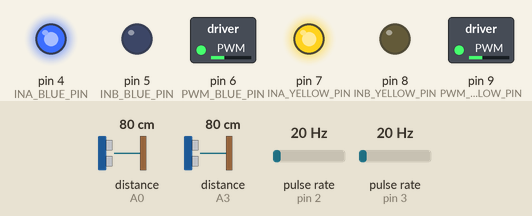
A sketch run on a simulated Arduino Uno, built with avr-gcc and run on an emulated ATmega328P. Parts: switched loads named in the sketch (green lamp = pin HIGH), output pins drawn as LEDs (lit = HIGH). Wiring (inferred from the names in the program): 2 × pulse sensor: data pin 2 / data pin 3. The test bench sets the inputs (shaded band); at power-on: distance to the obstacle (sensors on A0, A3) 80 cm, pulse rate (sensors on pin 2, pin 3) 20 Hz.

Above: at 1.2 s.
1.3 s: distance to the obstacle (sensor on A0) set to 2 cm
At 2.0 s:
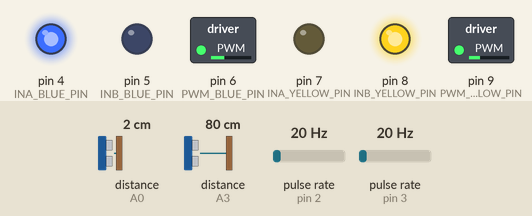
2.8 s: distance to the obstacle (sensor on A3) set to 2 cm
At 3.2 s:
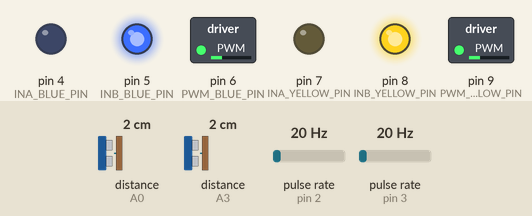
4.3 s: distance to the obstacle (sensor on A0) set to 18 cm
At 5.5 s:
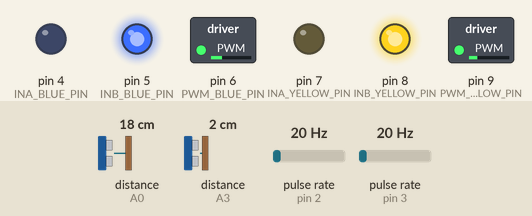
5.8 s: distance to the obstacle (sensor on A3) set to 18 cm
At 6.7 s:
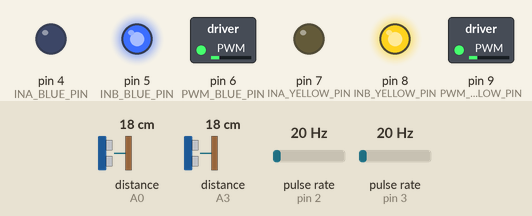
7.3 s: distance to the obstacle (sensor on A0) set to 4 cm
At 7.9 s:
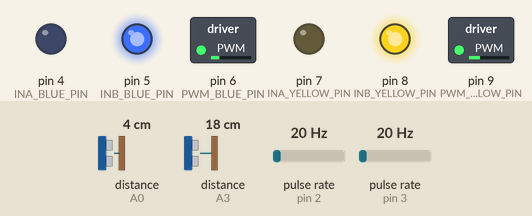
8.8 s: distance to the obstacle (sensor on A3) set to 36 cm
10.3 s: distance to the obstacle (sensor on A3) set to 44 cm
At 11.4 s:
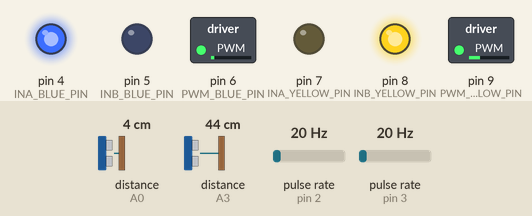
Timing chart, 0 to 12.8 s (numbered marks = the images above; inputs shaded):
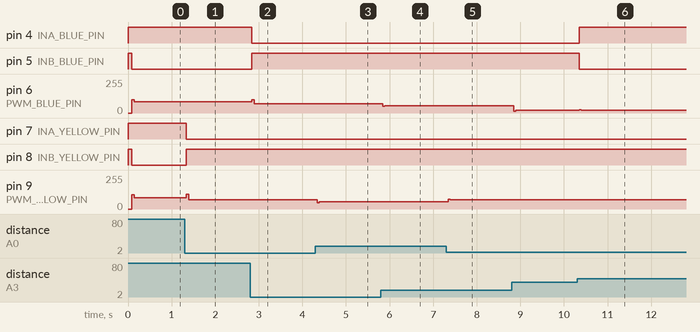

Measured:
- after the input at 1.3 s, pin 7 (INA_YELLOW_PIN): HIGH → LOW at once; pin 8 (INB_YELLOW_PIN): LOW → HIGH at once; pin 9 (PWM_YELLOW_PIN): 84/255 → 69/255 at once
- after the input at 2.8 s, pin 4 (INA_BLUE_PIN): HIGH → LOW at once; pin 5 (INB_BLUE_PIN): LOW → HIGH at once; pin 6 (PWM_BLUE_PIN): 84/255 → 69/255 at once
- after the input at 4.3 s, pin 9 (PWM_YELLOW_PIN): 69/255 → 53/255 at once
- after the input at 5.8 s, pin 6 (PWM_BLUE_PIN): 69/255 → 53/255 at once
- after the input at 7.3 s, pin 9 (PWM_YELLOW_PIN): 53/255 → 69/255 at once
- after the input at 8.8 s, pin 6 (PWM_BLUE_PIN): 53/255 → 22/255 at once
- after the input at 10.3 s, pin 4 (INA_BLUE_PIN): LOW → HIGH after 0.05 s; pin 5 (INB_BLUE_PIN): HIGH → LOW after 0.05 s; pin 6 (PWM_BLUE_PIN): 22/255 → 21/255 after 0.05 s

The sketch:

Adjust.ino
```cpp
// Mouse 1
/*  Created By: Cheng Saetern
 *  Date Created: 3/3/2017
 *  Description:    This code allows the robot to adjust its position from a wall infront of it.
 *                  Adjust until both sides are equal.
 *
 */

#include <SharpIR.h>

volatile unsigned long countL = 0L;                      // encoder counter for left
volatile unsigned long countR = 0L;                      // encoder counter for right

extern double actualSpeedL; //  rev/min
extern double actualSpeedR; //  rev/min
// ------------------------ IR Stuff ---------------------
#define IR_LEFT_PIN A2
#define IR_MIDDLE_LEFT_PIN A3
#define IR_MIDDLE_RIGHT_PIN A0
#define IR_RIGHT_PIN A1
#define model 1080
#define threshold 15
SharpIR sharpL(IR_LEFT_PIN, 25, 93, model);  // Each is 16bytes
SharpIR sharpM_R(IR_MIDDLE_RIGHT_PIN, 25, 93, model);
SharpIR sharpM_L(IR_MIDDLE_LEFT_PIN, 25, 93, model);
SharpIR sharpR(IR_RIGHT_PIN, 25, 93, model);


double Right_IR;
double Left_IR;
double Middle_right_IR;
double Middle_left_IR;

//------------------------- Motor Suff -----------------------------
#define MOTOR_LEFT                0
#define MOTOR_RIGHT               1
#define FORWARD                   2     //Direction of Motors
#define BACKWARD                  3
#define STOP                      4

volatile unsigned long prevMill = 0;
unsigned long lastMilli = 0L;                    // use to remember last milli

void setup() {
  // put your setup code here, to run once:
  InitMotors();
  InitEncoder();
  Serial.begin(115200);

}

void loop() {
  adjuster();
}
```

Adjuster.ino
```cpp
// Mouse 1


volatile unsigned long milli;
#define ADJ_TIME 10000   // give it 2 seconds to adjust
#define LOOPTIME 50       // loop every 50ms

double distant_desired = 7;

void adjuster()
{
 milli=millis();
 while((millis()-milli) <= ADJ_TIME)
 {
  if((millis()-lastMilli) >= LOOPTIME)
   {
      lastMilli=millis();
      Motorspeed1();          //Calculate speed of left and right in RPM

   }

 }
}


void Motorspeed1()
{  // calculate speed
double error_L=0;      //Changing it to FLOAT really MATTERS
double error_R=0;
static double error_integral_L, error_integral_R;
int PWM_left,PWM_right;
static double last_error_L=0;
static double last_error_R=0;
double Kp_L=10,Kd_L=2.5,Ki_L=0;
double Kp_R=10,Kd_R=3.4,Ki_R=0;
int which_way_l,which_way_r;
double Middle_right_IR,Middle_left_IR;

 Middle_right_IR= sharpM_R.distance()/5.75;
 Middle_left_IR = sharpM_L.distance()/5.75;
 if(Middle_right_IR<0){Middle_right_IR=50;}
 if(Middle_left_IR<0){Middle_left_IR=50;}
 if(Middle_right_IR>20){Middle_right_IR=20;}
 if(Middle_left_IR>20){Middle_left_IR=20;}


 error_L = Middle_left_IR-distant_desired;
 error_integral_L=error_L+error_integral_L;
 if(error_integral_L>80){error_integral_L=80;}
 PWM_left = (Kp_L * error_L) + (Kd_L * (error_L - last_error_L))+(Ki_L*error_integral_L);
 last_error_L = error_L;

 error_R = Middle_right_IR-distant_desired;
 error_integral_R=error_R+error_integral_R;
 if(error_integral_R>80){error_integral_R=80;}
 PWM_right = (Kp_R * error_R) + (Kd_R * (error_R - last_error_R))+(Ki_R*error_integral_R);
 last_error_R= error_R;
 if (PWM_left>0){PWM_left+=15;}//offset
 else{ PWM_left-=15;}
 if (PWM_right>0){PWM_right+=15;}
 else{ PWM_right-=15;}

 if(error_L<0){which_way_l=BACKWARD;}
 else{which_way_l=FORWARD;}
 if(error_R<0){which_way_r=BACKWARD;}
 else{which_way_r=FORWARD;}
 PWM_right=abs(PWM_right);
 PWM_left=abs(PWM_left);
 if (PWM_left>250)
 {
   PWM_left=250;
 }
 if(PWM_left<5)
 {
   PWM_left=5;
 }
 if (PWM_right>250)
 {
   PWM_right=250;
 }
 if(PWM_right<5)
 {
   PWM_right=5;
 }

 motorGo(MOTOR_LEFT,PWM_left,which_way_l);
 motorGo(MOTOR_RIGHT,PWM_right,which_way_r);
}
```

IRsensor.ino
```cpp
// ir: the pin where your sensor is attached
// 25: the number of readings the library will make before calculating a mean distance
// 93: the difference between two consecutive measurements to be taken as valid
// model: an int that determines your sensor:  1080 for GP2Y0A21Y
//                                            20150 for GP2Y0A02Y
//                                            (working distance range according to the datasheets)


void InitIr(){
  pinMode(IR_LEFT_PIN,INPUT);
  pinMode(IR_MIDDLE_RIGHT_PIN,INPUT);
  pinMode(IR_MIDDLE_LEFT_PIN,INPUT);
  pinMode(IR_RIGHT_PIN,INPUT);
  Serial.begin(115200);
  //pinMode (ir, INPUT);

}
```

Motors.ino
```cpp
// Motor Pins
#define PWM_YELLOW_PIN   9
#define INA_YELLOW_PIN   7    //Yellow is right
#define INB_YELLOW_PIN   8   //Right blue on A02, Right green on A01

#define INA_BLUE_PIN  4   ////Left blue on B01, Right green on B02
#define INB_BLUE_PIN  5
#define PWM_BLUE_PIN  6   //Blue is left

// Prueba set point
double distancia = 0;

void InitMotors(){


  pinMode(PWM_BLUE_PIN, OUTPUT);
  pinMode(PWM_YELLOW_PIN, OUTPUT);
  pinMode(INA_BLUE_PIN, OUTPUT);
  pinMode(INB_BLUE_PIN, OUTPUT);
  pinMode(INA_YELLOW_PIN, OUTPUT);
  pinMode(INB_YELLOW_PIN, OUTPUT);

  digitalWrite(INA_BLUE_PIN,HIGH);
  digitalWrite(INB_BLUE_PIN,HIGH);
  digitalWrite(INA_YELLOW_PIN,HIGH);
  digitalWrite(INB_YELLOW_PIN,HIGH);

}

void Stop(){
  digitalWrite(INA_BLUE_PIN,LOW);
  digitalWrite(INB_BLUE_PIN,LOW);
  digitalWrite(INA_YELLOW_PIN,LOW);
  digitalWrite(INB_YELLOW_PIN,LOW);
  analogWrite(PWM_BLUE_PIN, 0);
  analogWrite(PWM_YELLOW_PIN, 0);
}


void motorGo(byte motor,int PWM_val,byte direction_){
 if(PWM_val > 255) PWM_val = 255;
 if(PWM_val < 0) PWM_val = 0;
 if(motor == MOTOR_LEFT&& direction_==FORWARD){
   //digitalWrite(InA_Left_PIN, LOW);
   digitalWrite(INA_BLUE_PIN,HIGH);
   digitalWrite(INB_BLUE_PIN,LOW); // go forward leftmotor
   analogWrite(PWM_BLUE_PIN, PWM_val);

 }
 else if(motor == MOTOR_RIGHT&& direction_==FORWARD){
   //digitalWrite(InA_Right_PIN, LOW);
   digitalWrite(INA_YELLOW_PIN,HIGH);  // go forward right motor
   digitalWrite(INB_YELLOW_PIN,LOW);
   analogWrite(PWM_YELLOW_PIN, PWM_val);
 }
 else if(motor == MOTOR_LEFT&& direction_==BACKWARD){
   //digitalWrite(InA_Left_PIN, HIGH);
   digitalWrite(INA_BLUE_PIN,LOW); // go backward left motor
   digitalWrite(INB_BLUE_PIN,HIGH);
   analogWrite(PWM_BLUE_PIN, PWM_val);
 }
 else if(motor == MOTOR_RIGHT && direction_==BACKWARD){
    //digitalWrite(InA_Right_PIN, HIGH);
    digitalWrite(INA_YELLOW_PIN,LOW);
    digitalWrite(INB_YELLOW_PIN,HIGH); // go baackward right motor
    analogWrite(PWM_YELLOW_PIN, PWM_val);
 }
 if(motor == MOTOR_LEFT && direction_==STOP ){
   analogWrite(PWM_BLUE_PIN, 0);
   digitalWrite(INA_BLUE_PIN,LOW);
   digitalWrite(INB_BLUE_PIN,LOW);

 }
 if(motor == MOTOR_RIGHT  && direction_==STOP){
   analogWrite(PWM_YELLOW_PIN, 0);
   digitalWrite(INA_YELLOW_PIN,LOW);
    digitalWrite(INB_YELLOW_PIN,LOW); // go baackward right motor
 }
}

//Blue is left, Yellow is right
void MotorControl(int pwmLeft,int pwmRight){


  // Sets direction, may need to swith the positions around
  if (pwmLeft < 0){
    digitalWrite(INA_BLUE_PIN,LOW); // go backward left motor
    digitalWrite(INB_BLUE_PIN,HIGH);
  }else{
    digitalWrite(INA_BLUE_PIN,HIGH);
    digitalWrite(INB_BLUE_PIN,LOW); // go forward leftmotor
  }

  if( pwmRight < 0) {
    digitalWrite(INA_YELLOW_PIN,LOW);
    digitalWrite(INB_YELLOW_PIN,HIGH); // go baackward right motor
  } else {
    digitalWrite(INA_YELLOW_PIN,HIGH);  // go forward right motor
    digitalWrite(INB_YELLOW_PIN,LOW);
  }

  if (pwmLeft<0) pwmLeft = abs(pwmLeft);
  if (pwmLeft > 240) pwmLeft=240;
  if (pwmRight <0) pwmRight = abs(pwmRight);
  if (pwmRight > 240) pwmRight=240;

  //Serial.println(out);
  analogWrite(PWM_BLUE_PIN, pwmLeft);
  analogWrite(PWM_YELLOW_PIN, pwmRight);
}
```

PID.ino
```cpp
#define SAMPLING_TIME   50     // Sampling every 100ms

//unsigned long lastMilli = 0L;                    // use to remember last milli
double actualSpeedL; //  rev/min
double actualSpeedR; //  rev/min
void pidMotorSpeed(double desiredSpeed)
{
  static double errorP,errorI_L = 0,errorI_R = 0;
  static double speed_KpR = 2, speed_KiR=.7,speedKdR=0;
  static double speed_KpL = 2, speed_KiL=.7,speedKdL=0;
  static int ucPwmLeft, ucPwmRight;
  static int direction_ = FORWARD;

  if(millis()-lastMilli > SAMPLING_TIME)
  {
    lastMilli = millis();
    actualSpeedL = (double)countL*0.94971;     // converting cts/100ms to Rev/min RPM (rrev=1,263.54cts)  w/ sampling time = 50
    actualSpeedR = (double)countR*0.94971;
    countR=0;
    countL=0;

    errorP = desiredSpeed - actualSpeedL;
    errorI_L += errorP;
    ucPwmLeft = speed_KpL * errorP + speed_KiL*errorI_L;

    errorP = desiredSpeed - actualSpeedR;
    errorI_R += errorP;
    ucPwmRight = speed_KpR * errorP + speed_KiR*errorI_R;


    motorGo(MOTOR_LEFT,ucPwmLeft,direction_);
    motorGo(MOTOR_RIGHT,ucPwmRight,direction_);
    Serial.print(ucPwmLeft);
    Serial.print("       ");
    Serial.print(ucPwmRight);
    Serial.print("       ");
    Serial.print(actualSpeedL);
    Serial.print("       ");
    Serial.println(actualSpeedR);

  }
}


  // put your main code here, to run repeatedly:


  //MotorControl( ucPwmLeft, ucPwmRight);
```

SensorStuff.ino
```cpp
#define ENCODER_PIN_RIGHT_A         2                       // Right Motor encoder A phase
#define ENCODER_PIN_LEFT_A          3                      // Left Motor encoder A phase

void InitEncoder(){
   pinMode(ENCODER_PIN_RIGHT_A, INPUT);
   pinMode(ENCODER_PIN_LEFT_A, INPUT);
   digitalWrite(ENCODER_PIN_RIGHT_A, HIGH);                      // turn on pullup resistor
   digitalWrite(ENCODER_PIN_LEFT_A, HIGH);
   attachInterrupt(0, rencoderR, CHANGE);     //Arduino Mega Interupt pines 0=pin2, 1=pin3,2=pin21,3=pin20,4=pin19,5=pin18
   attachInterrupt(1, rencoderL, CHANGE);
}

void rencoderR()  {                                 // pulse and direction, direct port reading to save cycles
  countR++;
 //if (PIND & 0b00001000)    countR++;                // if(digitalRead(ENCODER_PIN_LEFT)==HIGH)   count ++;
 //else                      countR++;                // if (digitalRead(ENCODER_PIN_LEFT)==LOW)   count --;
}

void rencoderL()  {                                    // pulse and direction, direct port reading to save cycles
 countL++;
 //if (PIND & 0b00000100)    countL++;                // if(digitalRead(ENCODER_PIN_LEFT)==HIGH)   count ++;
 //else                      countL++;                // if (digitalRead(ENCODER_PIN_LEFT)==LOW)   count --;
}
```
